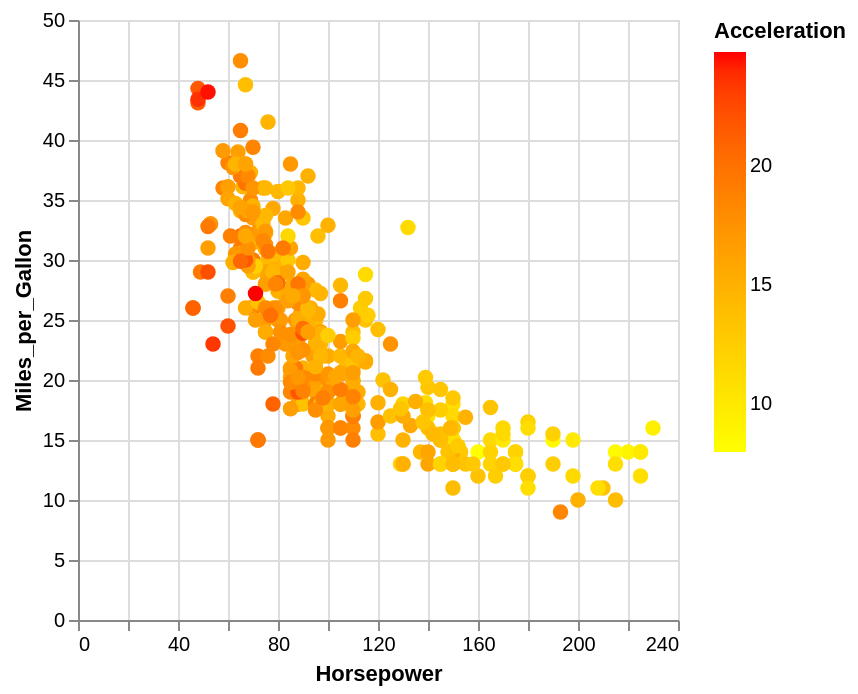

Here is the Vega-Lite specification saved for this chart:
### Vega-Lite specification from a JSON file in a GitHub repository (floating-point values rounded to 4 significant figures; data arrays with more than 128 entries replaced by an {"elided": "..."} marker saying what was removed)
{"$schema": "https://vega.github.io/schema/vega-lite/v5.json", "data": {"values": {"elided": "406 records"}}, "description": "Linear (default) colour scale.", "encoding": {"color": {"field": "Acceleration", "scale": {"range": ["yellow", "red"], "type": "linear"}, "type": "quantitative"}, "opacity": {"value": 1}, "size": {"value": 60}, "x": {"field": "Horsepower", "type": "quantitative"}, "y": {"field": "Miles_per_Gallon", "type": "quantitative"}}, "mark": "circle", "transform": [{"as": "accelerationZScore", "calculate": "(datum.Acceleration - 15.52)/2.80"}]}
